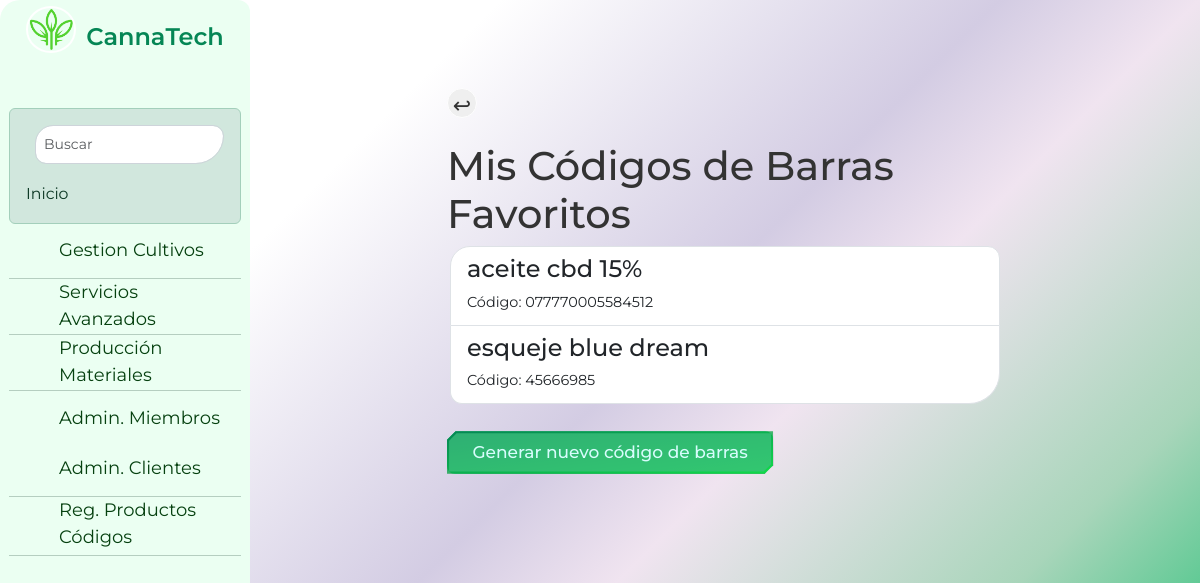
The app's page /favorite-barcodes/ (signed in) with its own data.
### core/models.py (models this page shows, shortened)
class Product(models.Model):
    variedad = models.ForeignKey(Variedad, on_delete=models.CASCADE, null=True, blank=True)
    name = models.CharField(max_length=100)
    code = models.CharField(max_length=15, unique=True)
    is_favorite = models.BooleanField(default=False)
    user = models.ForeignKey(User, on_delete=models.CASCADE, null=True, blank=True)

### core/views.py (the view)
# urls.py: path('favorite-barcodes/', views.favorite_barcodes, name='favorite_barcodes'),
@login_required
def favorite_barcodes(request):
    favorites = Product.objects.filter(user=request.user, is_favorite=True)
    return render(request, 'core/favorite_barcodes.html', {'favorites': favorites})

### core/templates/core/favorite_barcodes.html
{% extends 'core/base.html' %}
{% block content %}
<div class="cus">
    <div class="row mt-5 mb-5">
        <div class="col-md-8 offset-md-2">
            <input type="button" class="btn-prev" value="↩" onClick="javascript:history.go(-1);">
            <br>
            <h1>Mis Códigos de Barras Favoritos</h1>
            {% if favorites %}
                <ul class="list-group" style="border-radius: 20px 12px 31px;">
                {% for product in favorites %}
                    <li class="list-group-item">
                        <h4>{{ product.name }}</h4>
                        <p>Código: {{ product.code }}</p>
                    </li>
                {% endfor %}
                </ul>
            {% else %}
                <p>No tienes códigos de barras favoritos.</p>
            {% endif %}
            <br>
            <a href="{% url 'barcode_form' %}" class="btn btn-primary">Generar nuevo código de barras</a>
        </div>
    </div>
</div>
{% endblock %}

### records on screen
Product: name "aceite cbd 15%", code "077770005584512"
Product: name "esqueje blue dream", code "45666985"
